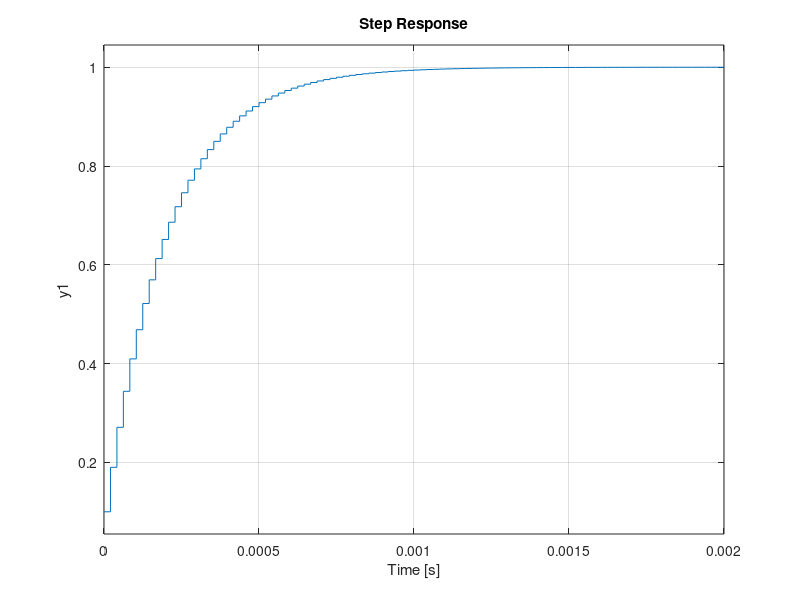
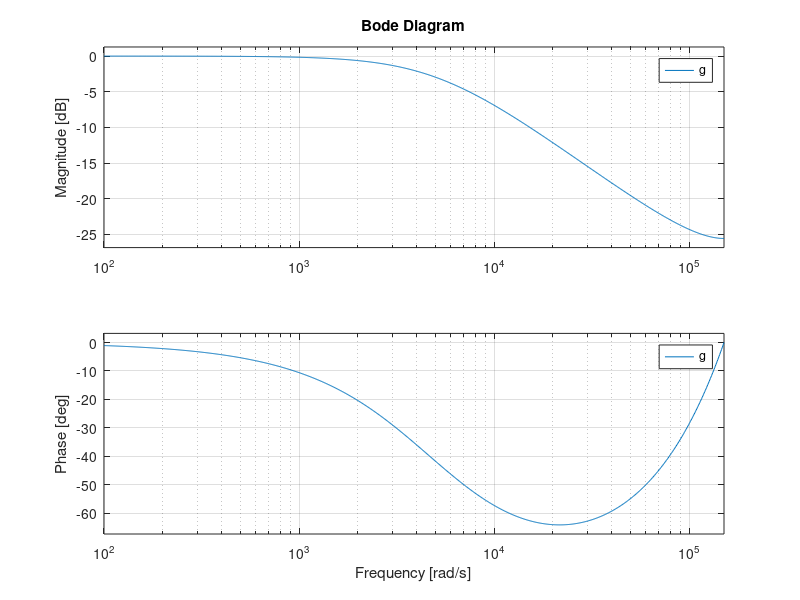
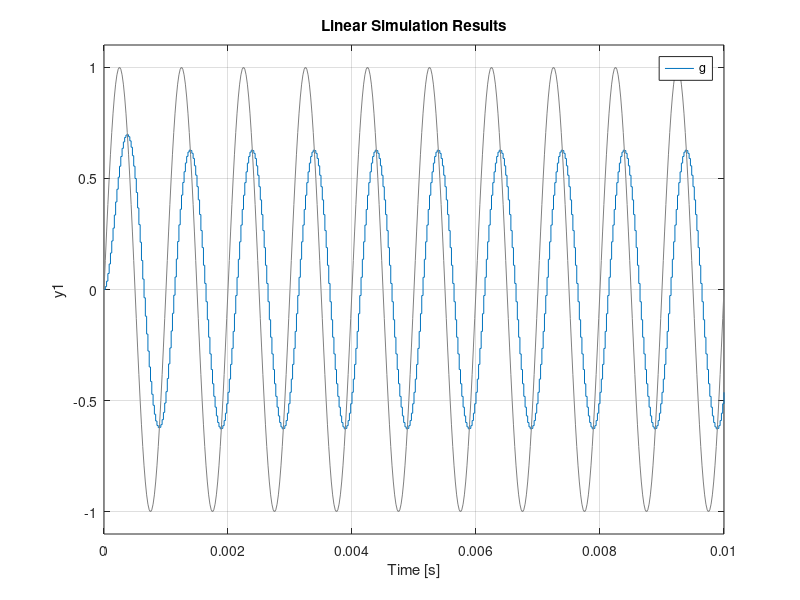

Source code (MATLAB) for these figures, in order:
z = tf("z",1/48000);
alpha = 0.1;
g = alpha / (1 - (1 - alpha)*z^-1)

step(g)

figure;
bode(g);
grid on;


t = 0:1/48000:0.01
x = sin(2*pi*1000*t)

figure
lsim(g,x,t)
